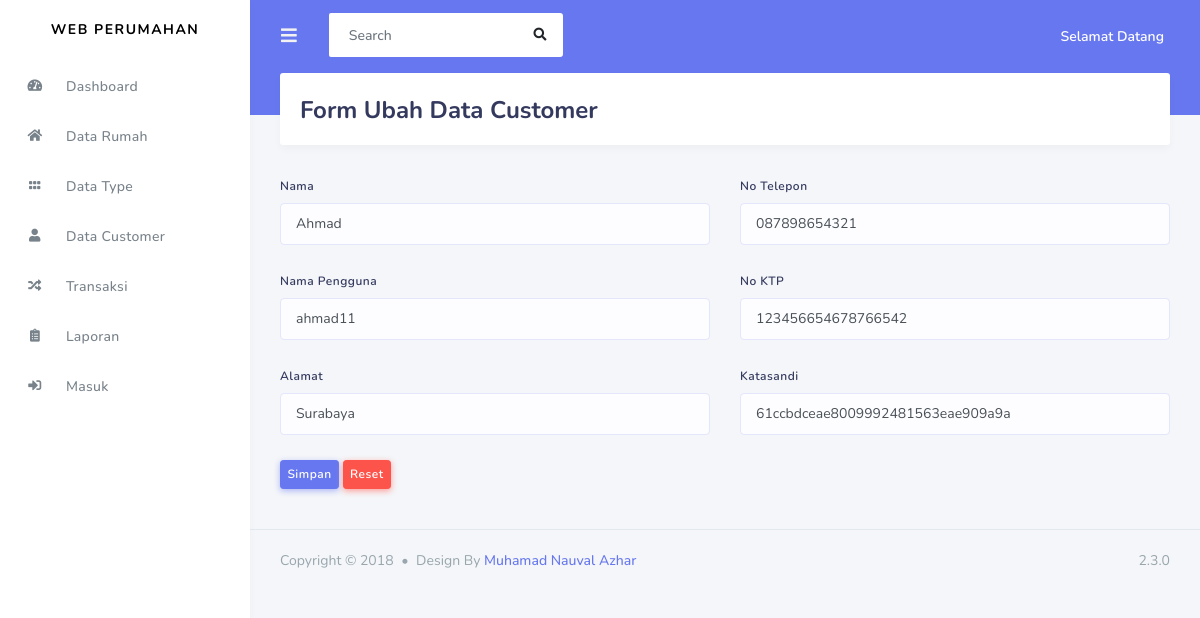
The app's page /admin/data_customer/update_customer/10 with its own data.
### tables this page shows
CREATE TABLE `customer` (
  `id_customer` int(12) NOT NULL,
  `nama` varchar(256) NOT NULL,
  `username` varchar(256) NOT NULL,
  `alamat` varchar(256) NOT NULL,
  `no_tlp` varchar(256) NOT NULL,
  `no_ktp` varchar(256) NOT NULL,
  `pass` varchar(256) NOT NULL,
  `role_id` int(12) NOT NULL
);

### application/controllers/admin/Data_customer.php (called while the page is built, shortened)
<?php
	class Data_customer extends CI_Controller{
        public function update_customer($id)
        {
            $data['customer'] = $this->db->query("SELECT * FROM customer WHERE id_customer = $id")->result();
            $this->load->view('templates_admin/header');
			$this->load->view('templates_admin/sidebar');
			$this->load->view('admin/form_update_customer',$data);
			$this->load->view('templates_admin/footer');
        }
	}
?>

### index.php (called while the page is built, shortened)
<?php
require_once BASEPATH.'core/CodeIgniter.php';

### application/views/admin/form_update_customer.php (the view, shortened to what this page needs)
<div class="main-content">
    <section class="section">
        <div class="section-header">
            <h1>Form Ubah Data Customer</h1>
        </div>
    </section>
    <?php foreach($customer as $cs) : ?>
    <form method="POST" action="<?php echo base_url('admin/data_customer/update_customer_aksi') ?>">
        <div class="row">
            <div class="col-md-6">
                <div class="form-group">
                    <label>Nama</label>
                    <input type="text" name="nama" class="form-control" value="<?php echo $cs->nama ?>">
                </div>
                <div class="form-group">
                    <label>Nama Pengguna</label>
                    <input type="text" name="username" class="form-control" value="<?php echo $cs->username ?>">
                </div>
                <div class="form-group">
                    <label>Alamat</label>
                    <input type="text" name="alamat" class="form-control" value="<?php echo $cs->alamat ?>">
                </div>
            </div>
            <div class="col-md-6">
                <div class="form-group">
                    <label>No Telepon</label>
                    <input type="text" name="no_tlp" class="form-control" value="<?php echo $cs->no_tlp ?>">
                </div>
                <div class="form-group">
                    <label>No KTP</label>
                    <input type="text" name="no_ktp" class="form-control" value="<?php echo $cs->no_ktp ?>">
                </div>
                <div class="form-group">
                    <label>Katasandi</label>
                    <input type="text" name="pass" class="form-control" value="<?php echo $cs->pass ?>">
                </div>
            </div>
        </div>
        <button style="submit" class="btn btn-sm btn-primary">Simpan</button>
        <button style="submit" class="btn btn-sm btn-danger">Reset</button>
    </form>
    <?php endforeach; ?>
</div>

### records on screen
customer: nama "Ahmad", username "ahmad11", alamat "Surabaya", no_tlp "087898654321", no_ktp "123456654678766542", pass "61ccbdceae8009992481563eae909a9a"
